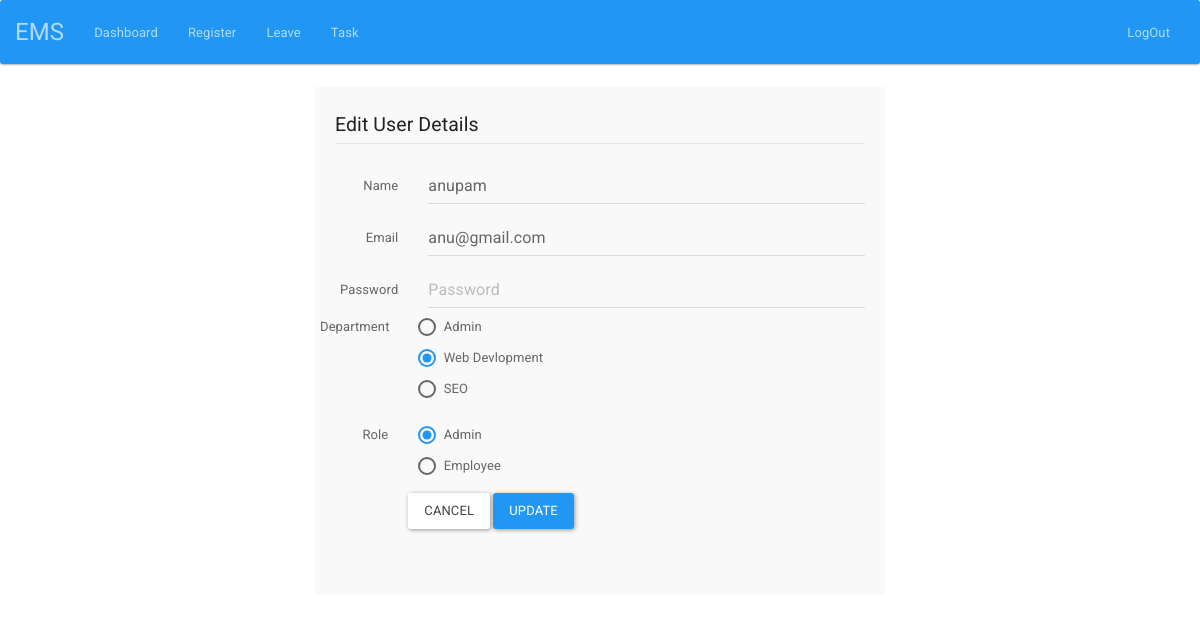
Page /admin/edituser.php?id=16 (signed in) on the committed database.
### tables this page shows
CREATE TABLE `Users` (
  `user_id` int(255) NOT NULL,
  `name` varchar(1000) NOT NULL,
  `email` varchar(1000) NOT NULL,
  `password` varchar(1000) NOT NULL,
  `department` varchar(1000) NOT NULL,
  `role` varchar(100) NOT NULL,
  `created_on` timestamp(5) NOT NULL DEFAULT current_timestamp(5)
);

### admin/edituser.php (the view, shortened to what this page needs)
<?php include"../authentication/auth.php"; ?>
<!DOCTYPE html>
<html>
<head>
  <link rel="stylesheet" type="text/css" href="../css/style.css">
</head>
<body>
  <?php include 'header.php'; ?>
<div class="container">
<div class="col-lg-6 col-xs-push-3 well">
<form class="form-horizontal" method="POST" action="updateuser.php" onsubmit="return formvalidation();">
  <fieldset>
    <legend>Edit User Details</legend>
    <?php
     $user_id=$_GET['id'];
     $query= "select * from Users Where user_id='$user_id'";
     $res= mysqli_query($conn,$query);
     $data= mysqli_fetch_array($res);
    ?>
    <div class="form-group">
      <label for="inputName" class="col-lg-2 control-label">Name</label>
      <div class="col-lg-10">
        <input type="text" class="form-control" name="inputName" id="inputName" placeholder="Name"
        value="<?php echo $data['name'] ?>">
      </div>
    </div>
    <div class="form-group">
      <label for="inputEmail" class="col-lg-2 control-label">Email</label>
      <div class="col-lg-10">
        <input type="email" class="form-control" name="email" id="inputEmail" placeholder="Email"
        value="<?php echo $data['email'] ?>">
      </div>
    </div>
    <div class="form-group">
      <label for="inputPassword" class="col-lg-2 control-label">Password</label>
      <div class="col-lg-10">
        <input type="password" class="form-control" name="password" id="inputPassword" placeholder="Password">
    </div>
    <div class="form-group">
      <label class="col-lg-2 control-label">Department</label>
      <div class="col-lg-10">
        <div class="radio">
          <label>
            <input type="radio" name="depart" id="depart" value="Admin" <?php if($data['department']== 'Admin'){
              echo "checked";} ?> >
            Admin
          </label>
        </div>
        <div class="radio">
          <label>
            <input type="radio" name="depart" id="depart" value="Web Devlopment" <?php if($data['department']== 'Web Devlopment'){
              echo "checked";} ?> >
            Web Devlopment
          </label>
        </div>
        <div class="radio">
          <label>
            <input type="radio" name="depart" id="depart" value="SEO"  <?php if($data['department']== 'SEO'){
              echo "checked";} ?>  >
            SEO
          </label>
        </div>
      </div>
    </div>
     <div class="form-group">
      <label class="col-lg-2 control-label">Role</label>
      <div class="col-lg-10">
        <div class="radio">
          <label>
            <input type="radio" name="role" id="role" value="admin" <?php if($data['role']== 'admin'){
              echo "checked";} ?> >
            Admin
          </label>
        </div>
        <div class="radio">
          <label>
            <input type="radio" name="role" id="role" value="employee" <?php if($data['role']== 'employee'){
              echo "checked";} ?> >
             Employee
          </label>
        </div>
      </div>
    </div>
    <div class="form-group">
      <div class="form-group">
      <div class="col-lg-10 col-lg-offset-2">
        <button type="reset" class="btn btn-default">Cancel</button>
        <button type="submit" class="btn btn-primary">Update</button>
      </div>
    </div>
  </fieldset>
</form>
</div>
</div>
</body>
</html>

### rows in the picture
users: inputName "anupam", email "anu@gmail.com", department "☐ Admin", department "☑ Web Devlopment", department "☐ SEO", role "☑ Admin", role "☐ Employee"
